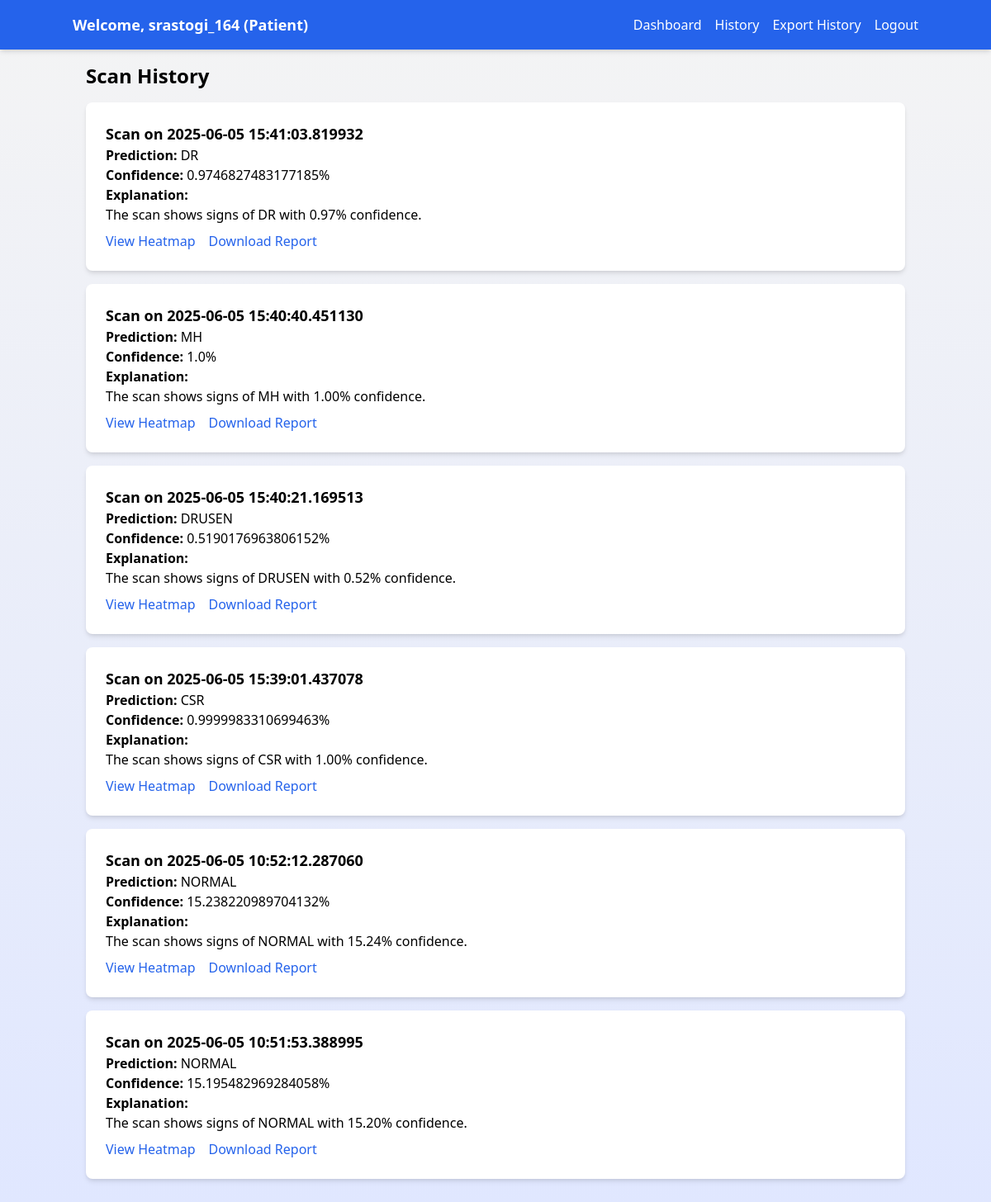
/history (signed in), run on the app's committed database.
### app/models.py (models this page shows)
class User(db.Model):
    id = db.Column(db.Integer, primary_key=True)
    username = db.Column(db.String(80), unique=True, nullable=False)
    password = db.Column(db.String(120), nullable=False)
    role = db.Column(db.String(20), default='patient')

class Scan(db.Model):
    id = db.Column(db.Integer, primary_key=True)
    user_id = db.Column(db.Integer, db.ForeignKey('user.id'), nullable=False)
    image_path = db.Column(db.String(120), nullable=False)
    prediction = db.Column(db.String(50), nullable=False)
    confidence = db.Column(db.Float, nullable=False)
    date = db.Column(db.DateTime, default=datetime.utcnow)
    explanation = db.Column(db.Text, nullable=True)

### app/routes.py (the view)
    @app.route('/history')
    def history():
        if 'user_id' not in session:
            return redirect(url_for('login'))
        user = User.query.get(session['user_id'])
        scans = Scan.query.filter_by(user_id=session['user_id']).order_by(Scan.date.desc()).all()
        return render_template('history.html', user=user, scans=scans)

### templates/history.html
{% extends "base.html" %}
{% block content %}
<h2 class="text-2xl font-bold mb-4">Scan History</h2>
{% for scan in scans %}
<div class="scan-card bg-white p-6 rounded-lg shadow-md mb-4">
    <h3 class="text-lg font-semibold">Scan on {{ scan.date }}</h3>
    <p><strong>Prediction:</strong> {{ scan.prediction }}</p>
    <p><strong>Confidence:</strong> {{ scan.confidence }}%</p>
    <p><strong>Explanation:</strong></p>
    <div class="whitespace-pre-wrap">{{ scan.explanation | safe }}</div>
    <div class="flex space-x-4 mt-2">
        <a href="{{ url_for('generate_heatmap_route', scan_id=scan.id) }}" class="text-blue-600 hover:underline">View Heatmap</a>
        <a href="{{ url_for('download_report', scan_id=scan.id) }}" class="text-blue-600 hover:underline">Download Report</a>
    </div>
</div>
{% endfor %}
{% endblock %}

### templates/base.html (shortened to what this page needs)
<!DOCTYPE html>
<html lang="en">
<head>
    <link href="https://cdn.jsdelivr.net/npm/tailwindcss@2.2.19/dist/tailwind.min.css" rel="stylesheet">
    <link rel="stylesheet" href="{{ url_for('static', filename='css/styles.css') }}">
</head>
<body class="bg-gray-100 font-sans">
    <nav class="bg-blue-600 text-white p-4 shadow-md">
        <div class="container mx-auto flex justify-between items-center">
            <div class="text-lg font-semibold">
                {% if session.user_id %}
                {% set user = user %}
                Welcome, {{ user.username }} ({{ user.role | capitalize }})
                {% endif %}
            </div>
            {% if session.user_id %}
            <ul class="flex space-x-4">
                <li><a href="{{ url_for('dashboard') }}" class="hover:text-blue-200">Dashboard</a></li>
                <li><a href="{{ url_for('history') }}" class="hover:text-blue-200">History</a></li>
                <li><a href="{{ url_for('export_history') }}" class="hover:text-blue-200">Export History</a></li>
                <li><a href="{{ url_for('logout') }}" class="hover:text-blue-200">Logout</a></li>
            </ul>
            {% endif %}
        </div>
    </nav>
    <div class="container mx-auto p-4">
        {% block content %}{% endblock %}
    </div>
</body>
</html>

### static/css/styles.css (style rules this page uses)
body { background: linear-gradient(to bottom, #f4f4f4, #e0e7ff); }
nav { transition: all 0.3s ease; }
nav ul li a { transition: color 0.2s ease; }
.scan-card { transition: transform 0.2s ease; }

### data on the page
User: username "srastogi_164", role "Patient"
Scan: date "2025-06-05 15:41:03.819932", prediction "DR", confidence "0.9746827483177185", explanation "The scan shows signs of DR with 0.97% confidence."
Scan: date "2025-06-05 15:40:40.451130", prediction "MH", confidence "1.0", explanation "The scan shows signs of MH with 1.00% confidence."
Scan: date "2025-06-05 15:40:21.169513", prediction "DRUSEN", confidence "0.5190176963806152", explanation "The scan shows signs of DRUSEN with 0.52% confidence."
Scan: date "2025-06-05 15:39:01.437078", prediction "CSR", confidence "0.9999983310699463", explanation "The scan shows signs of CSR with 1.00% confidence."
Scan: date "2025-06-05 10:52:12.287060", prediction "NORMAL", confidence "15.238220989704132", explanation "The scan shows signs of NORMAL with 15.24% confidence."
Scan: date "2025-06-05 10:51:53.388995", prediction "NORMAL", confidence "15.195482969284058", explanation "The scan shows signs of NORMAL with 15.20% confidence."
